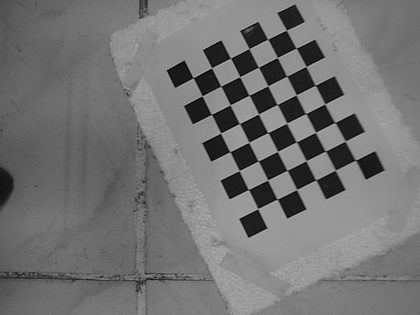
%> input picture images/img1.png, 420 x 315 px, shrunk from 640 x 480 before the run
$ octave main_script.m   (GNU Octave 9; MATLAB toolbox functions it lacks are replaced by stand-ins)
%> lines starting %> are read from the running program, lines starting %| are printed output that depends on the picture
clc;
close all;

% Read Images from the folder
img1 = imread('../images/img1.png');
%> img1 is the input picture: size 315x420 uint8; min 0, max 180, mean 115
img2 = imread('../images/img2.png');
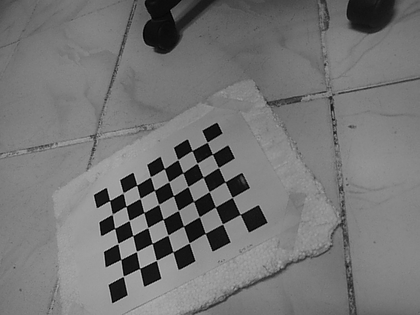
%> input picture images/img2.png, 420 x 315 px, shrunk from 640 x 480 before the run
%> img2 is the input picture: size 315x420 uint8; min 0, max 205, mean 116.4
img3 = imread('../images/img3.png');
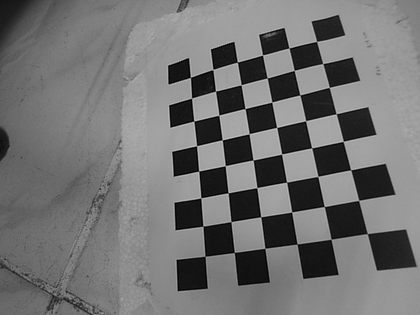
%> input picture images/img3.png, 420 x 315 px, shrunk from 640 x 480 before the run
%> img3 is the input picture: size 315x420 uint8; min 0, max 197, mean 114.1

%Extracting corners of the checker board
%> (the run ends here)
